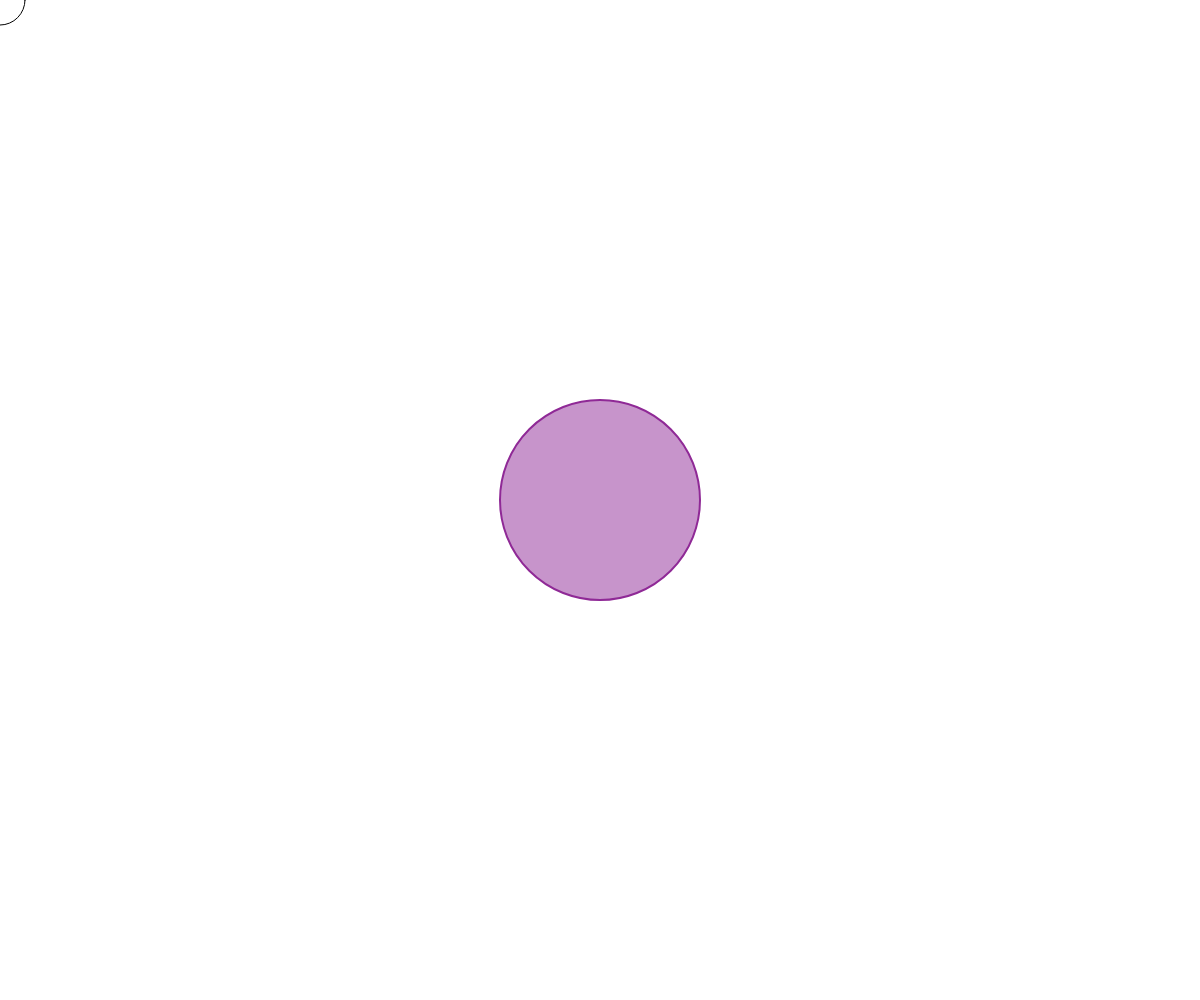
Frame 1 (no input)
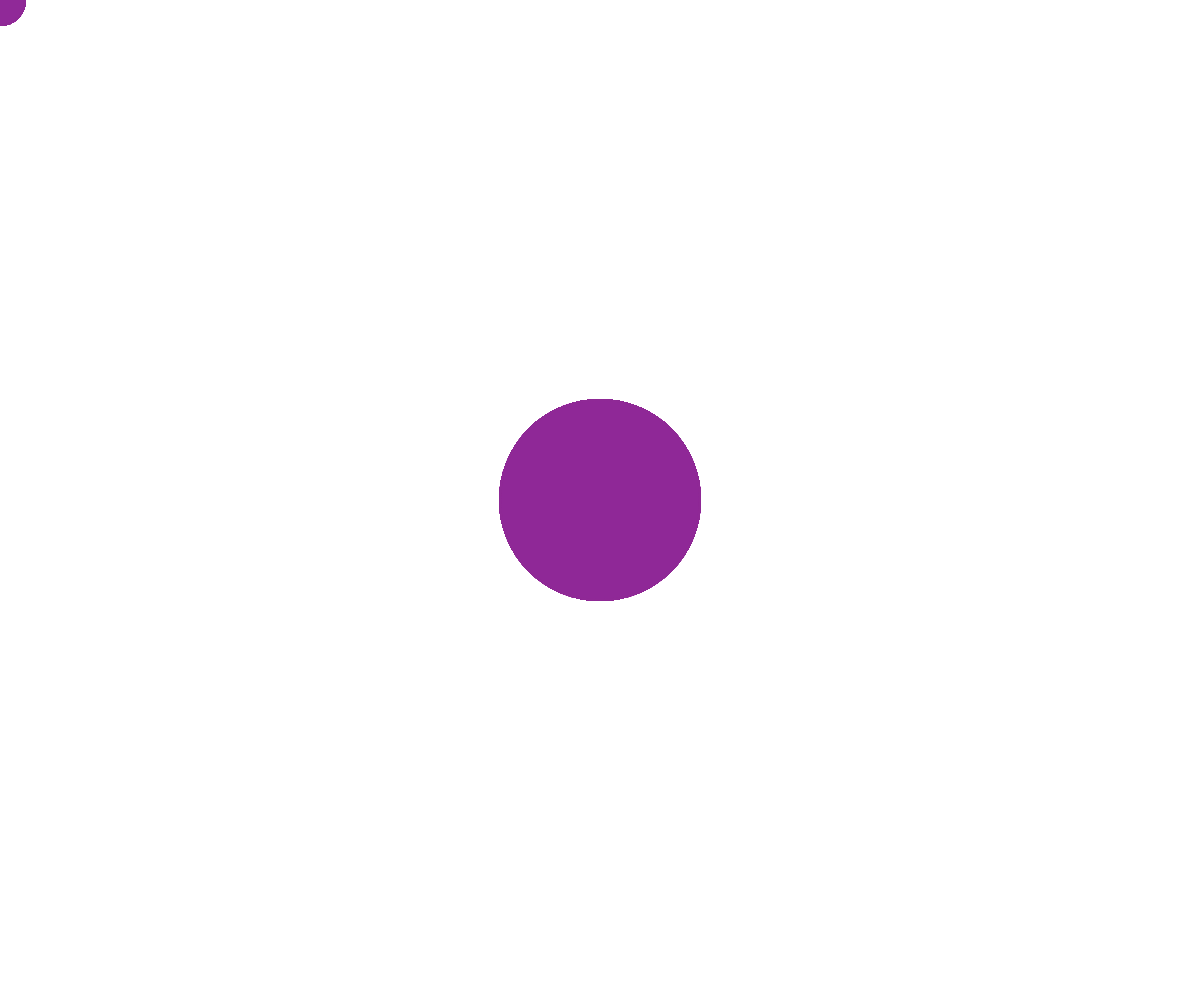
Frame 60 (no input)
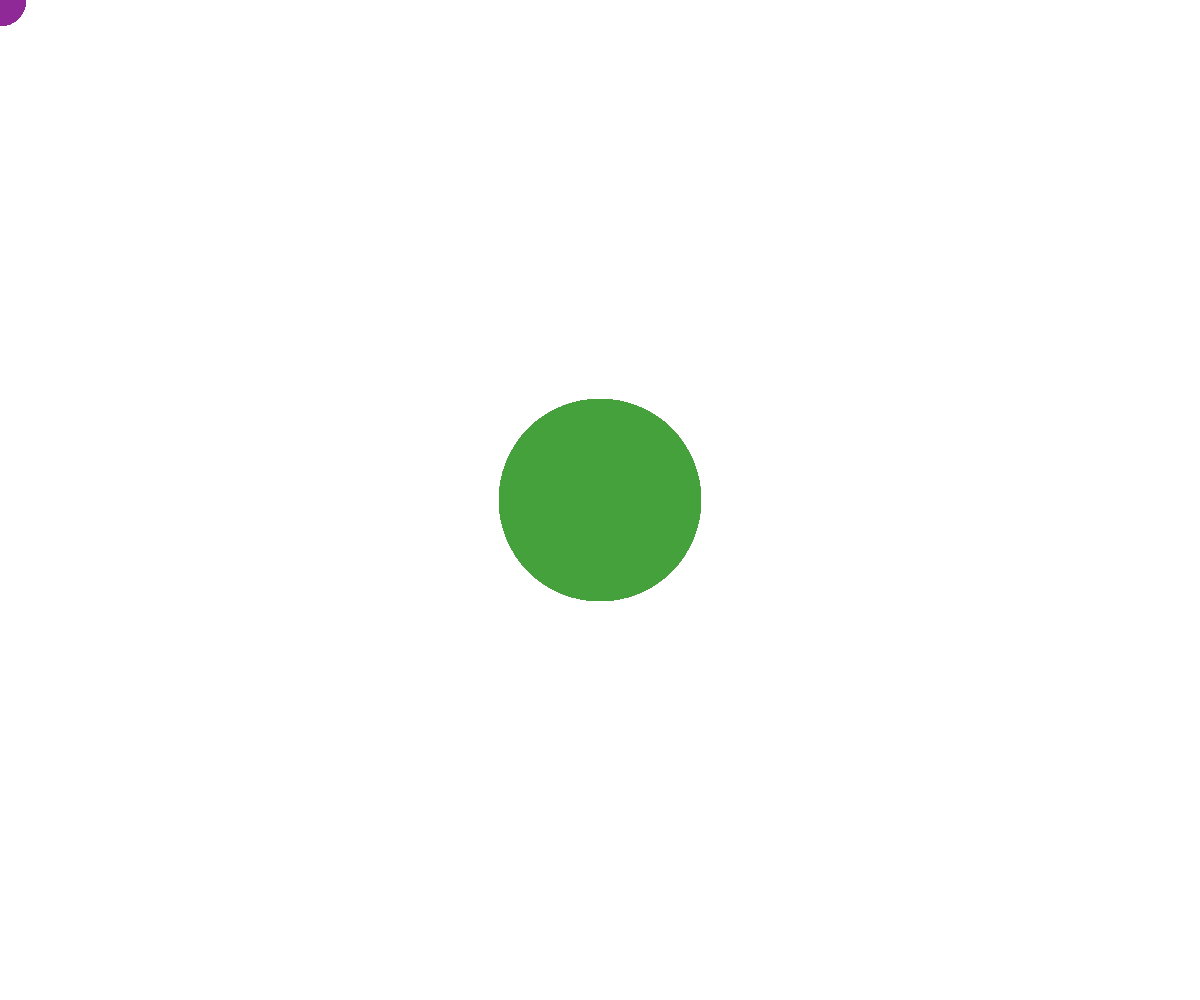
Frame 120 (the mouse pressed at the canvas centre since frame 60)

The p5.js sketch that drew these frames (run headless with seeded random() and noise() and a simulated clock; from frame 60 on, the mouse is pressed at the canvas centre):

// p5.js sketch
// ── sketch.js
function setup() {
  createCanvas(windowWidth, windowHeight);
  r = random(200);
  g = random(200);
  b = random(200);
}

function draw() {
  ellipse(mouseX, mouseY, 50, 50);
  strokeWeight(2);
  stroke(r, g, b);
  fill(r, g, b,127);
  ellipse(windowWidth/2, windowHeight/2, 200, 200);
}

function setGradient(c1, c2) {
  // noprotect
  noFill();
  for (var y = 0; y < height; y++) {
    var inter = map(y, 0, height, 0, 1);
    var c = lerpColor(c1, c2, inter);
    stroke(c);
    line(0, y, width, y);
  }
}


function mousePressed() {
  let d = dist(mouseX, mouseY, windowWidth/2, windowHeight/2);
  if (d < 100) {
    r = random(200);
    g = random(200);
    b = random(200);
  }
}
